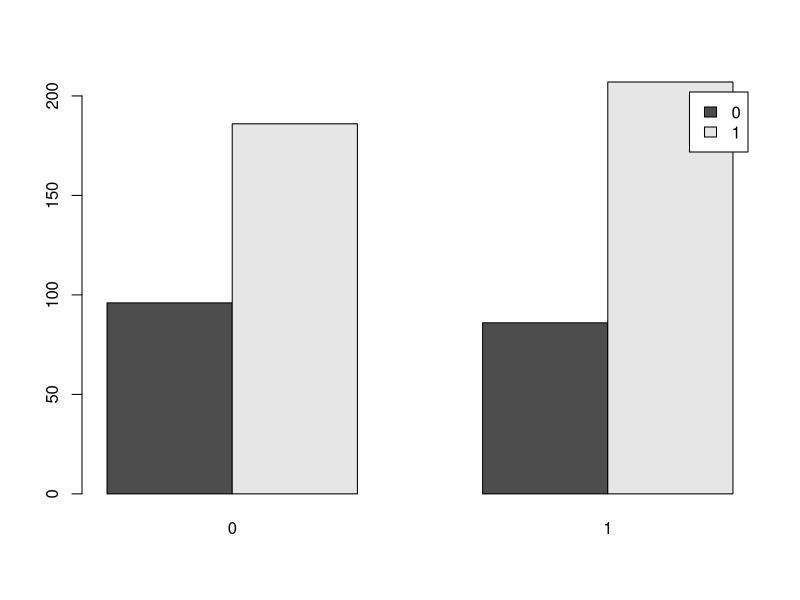
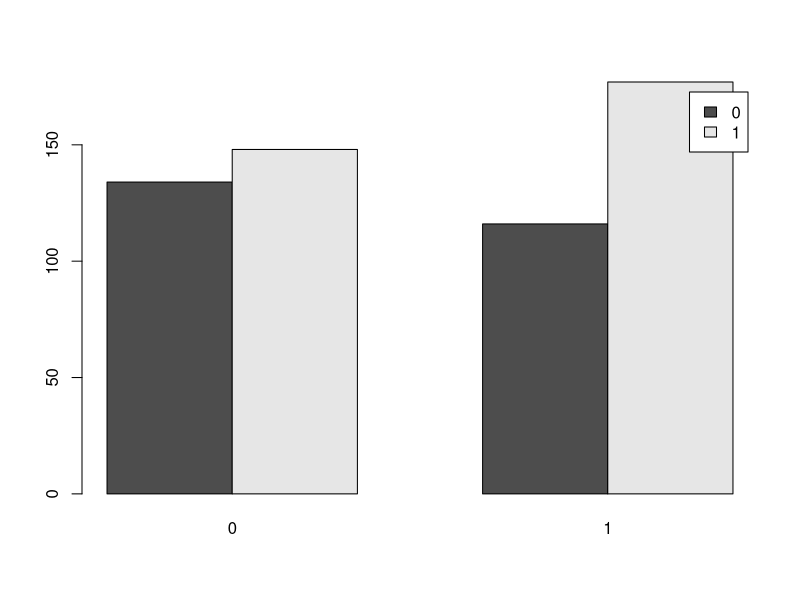

The R source for these figures, in order:
## Cancel does not significantly impact quality

setwd("G:/Sheba work/Auto SP Assign")
dummy_dataset <- read.csv("criteria_csat.csv")
dummy_var <- dummy_dataset$cancel_pct_cat
dummy_target <- dummy_dataset$if_good_sp
dummy_tab <- table(dummy_var, dummy_target)
barplot(dummy_tab, beside=T, legend=T)
chisq.test(dummy_tab, correct=T)

# Pearson's Chi-squared test with Yates' continuity correction
# data:  dummy_tab
# X-squared = 1.4619, df = 1, p-value = 0.2266

## Served_user_pct impacting quality

setwd("G:/Sheba work/Auto SP Assign")
dummy_dataset <- read.csv("criteria_csat.csv")
dummy_var <- dummy_dataset$served_user_pct_cat
dummy_target <- dummy_dataset$if_good_sp
dummy_tab <- table(dummy_var, dummy_target)
barplot(dummy_tab, beside=T, legend=T)
chisq.test(dummy_tab, correct=T)

# Pearson's Chi-squared test with Yates' continuity correction
# data:  dummy_tab
# X-squared = 4.0043, df = 1, p-value = 0.04539


